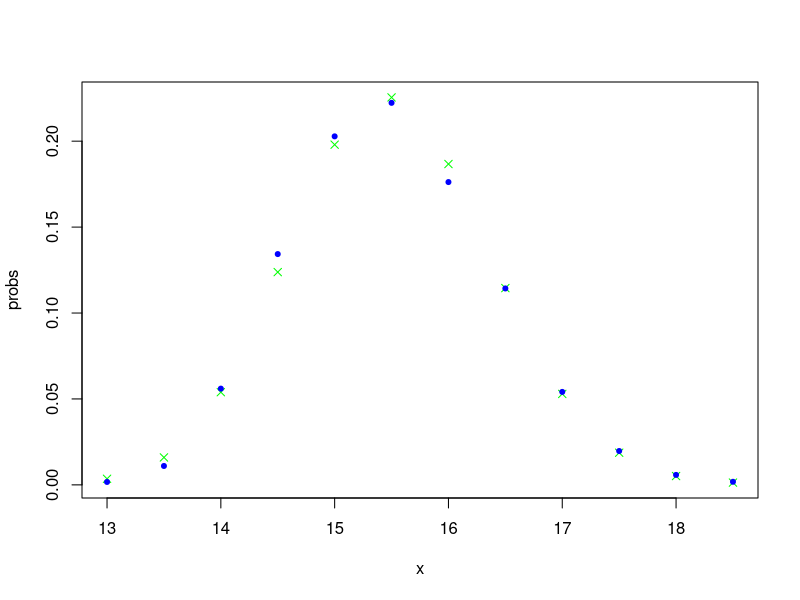
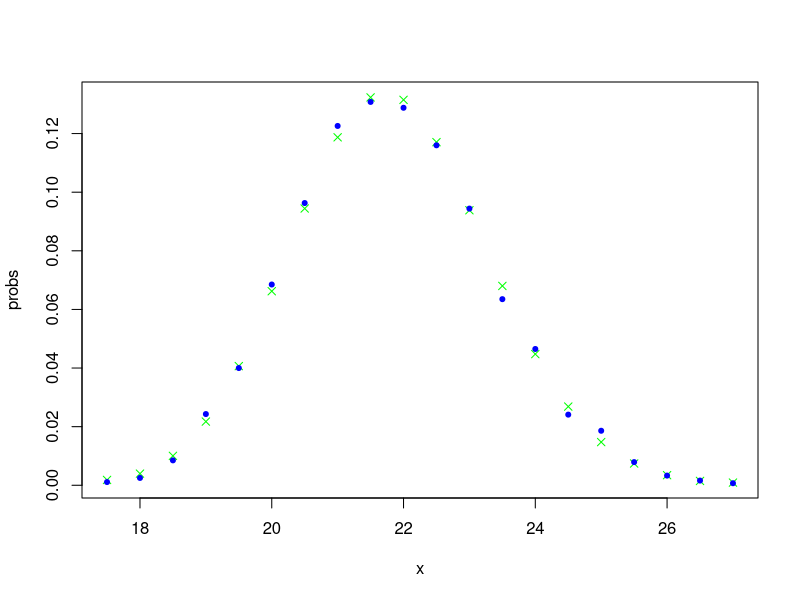

Here is the R script that generated these plots, in order:
library( MASS )

## Function for getting data (it's discrete) from experiment with our model
get_data = function() {
  frequencies <- c(17, 110, 560, 1343, 2028, 2223, 1762, 1143, 541, 197, 58, 18)
  values <- seq(13, 18.5, 0.5)
  data <- rep(values, frequencies)
  return (data)
}

## Get data
data = get_data()
data_length = length(data)

table = table(data)
values = as.numeric(names(table))
frequencies = as.numeric(table)
values
frequencies

## Compute shape and rate
parameters = fitdistr(data, "gamma")$estimate
shape = parameters[1]
rate = parameters[2]
mean = mean(data)
shape
rate
mean

## Get probabilities for the intervals
rightVals = c(seq(13.25, 18.25, 0.5), Inf)
leftVals = c(-Inf, seq(13.25, 18.25, 0.5))
x = seq(13, 18.5, 0.5)
probs = pgamma(rightVals, shape, rate) - pgamma(leftVals, shape, rate)

## Chisq test does not work with sample shape and rate
chisq.test(frequencies, p=probs)

## Optimize p value and find best shape (sample mean = 15.4969)
optimize_data_shape = function(cur_data_shape) {
  cur_data_rate = cur_data_shape / mean
  probs = (pgamma(rightVals, cur_data_shape, cur_data_rate) - 
             pgamma(leftVals, cur_data_shape, cur_data_rate))
  cur_res = chisq.test(frequencies, p=probs)
  return (cur_res$p.value)
}

optimize_result = optimize(optimize_data_shape, interval = c(300, 320),
                           maximum = TRUE, tol = 0.0001)
optimize_shape = optimize_result$maximum
optimize_shape
optimize_rate = optimize_shape / mean
optimize_rate

probs = (pgamma(rightVals, optimize_shape, optimize_rate) 
         - pgamma(leftVals, optimize_shape, optimize_rate))
plot(x, probs, col="green", pch=4)
points(x, frequencies / data_length, col="blue", pch=20)

## With best shape and sample mean chisq test does not work
chisq.test(frequencies, p=probs)

##########################################################################

## Same tests for Bartlett P1 and P2 flows
## Function for getting data (it's discrete) from experiment with our model
get_data = function() {
  frequencies <- c(11, 25, 85, 243, 400, 685, 963, 1226, 
                   1308, 1288, 1160, 944, 635, 465, 241, 
                   186, 79, 33, 16, 7)
  values <- seq(17.5, 27, 0.5)
  data <- rep(values, frequencies)
  return (data)
}

## Get data
data = get_data()
data_length = length(data)

table = table(data)
values = as.numeric(names(table))
frequencies = as.numeric(table)
values
frequencies

## Compute shape and rate
parameters = fitdistr(data, "gamma")$estimate
shape = parameters[1]
rate = parameters[2]
mean = mean(data)
shape
rate
mean

## Get probabilities for the intervals
rightVals = c(seq(17.75, 26.75, 0.5), Inf)
leftVals = c(-Inf, seq(17.75, 26.75, 0.5))
x = seq(17.5, 27, 0.5)
probs = pgamma(rightVals, shape, rate) - pgamma(leftVals, shape, rate)

## Chisq test does not work with sample shape and rate
chisq.test(frequencies, p=probs)

## Optimize p value and find best shape (sample mean = 15.4969)
optimize_data_shape = function(cur_data_shape) {
  cur_data_rate = cur_data_shape / mean
  probs = (pgamma(rightVals, cur_data_shape, cur_data_rate) - 
             pgamma(leftVals, cur_data_shape, cur_data_rate))
  cur_res = chisq.test(frequencies, p=probs)
  return (cur_res$p.value)
}

optimize_result = optimize(optimize_data_shape, interval = c(210, 220),
                           maximum = TRUE, tol = 0.0001)
optimize_shape = optimize_result$maximum
optimize_shape
optimize_rate = optimize_shape / mean
optimize_rate

probs = (pgamma(rightVals, optimize_shape, optimize_rate) 
         - pgamma(leftVals, optimize_shape, optimize_rate))
plot(x, probs, col="green", pch=4)
points(x, frequencies / data_length, col="blue", pch=20)

## With best shape and sample mean chisq test does not work
chisq.test(frequencies, p=probs)
